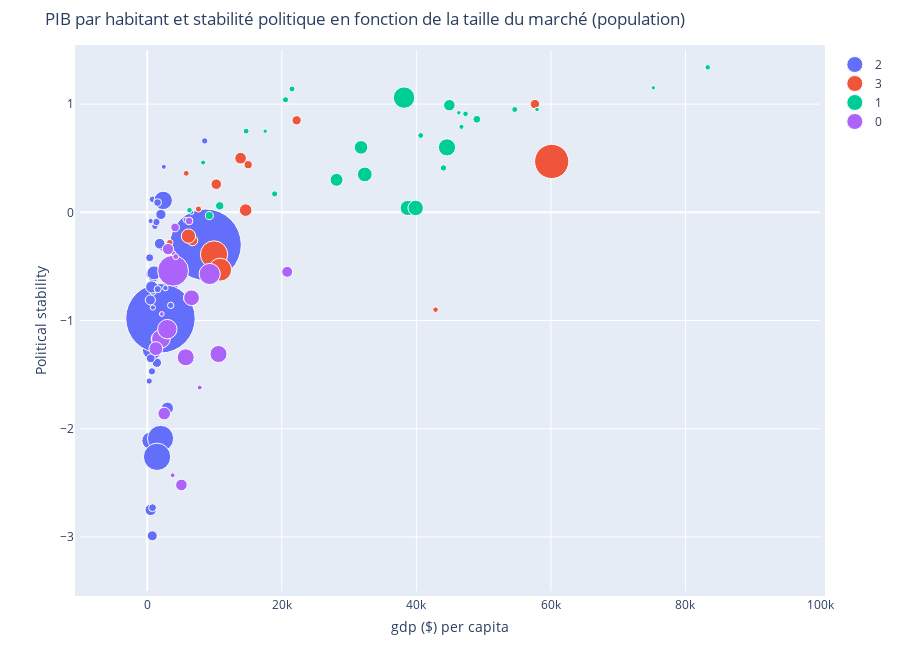

The notebook cell this image was saved under:
### Markdown cell above
Compte tenu des coûts de fabrication de nos produits élevés en France, le PIB par habitant est un bon indicateur de base pour prioriser le choix des autres indicateurs. La taille du marché est également conservé comme indicateur de base dans les visualisations suivantes (réprésenté par la taille du point).

### Code cell
figure = bubbleplot(
    dataset=df_indic,
    x_column="gdp ($) per capita",
    y_column="Political stability",
    x_title="gdp ($) per capita",
    y_title="Political stability",
    title="PIB par habitant et stabilité politique en fonction de la taille du marché (population)",
    bubble_column="Area",
    size_column="Population (1000)",
    color_column="Cluster_Id",
    marker_opacity=1,
    colorscale="Portland",
    scale_bubble=0.8,
    height=650,
    show_colorbar=True,
    x_range=(-10000, 100000),
    y_range=(-3.5, 1.5)
)

iplot(figure, config={"scrollzoom": True})

### Figure 1 — Plotly figure (JSON) as saved in the notebook; plotly's stock layout.template omitted (floating-point values rounded to 4 significant figures)
{"data": [{"marker": {"opacity": 1, "size": [36300.0, 41390.0, 29820.0, 9845.0, 159700.0, 11180.0, 19190.0, 10830.0, 16010.0, 24570.0, 15020.0, 1421000.0, 5111.0, 11340.0, 24440.0, 81400.0, 106400.0, 29120.0, 12070.0, 10980.0, 1339000.0, 50220.0, 6190.0, 6953.0, 25570.0, 17670.0, 18510.0, 28650.0, 27630.0, 21600.0, 190900.0, 207900.0, 8438.0, 6867.0, 11980.0, 15420.0, 7488.0, 40810.0, 17100.0, 8880.0, 7698.0, 11430.0, 5758.0, 41170.0, 54660.0, 31960.0, 94600.0, 27830.0, 16850.0, 14240.0], "sizemode": "area", "sizeref": 555.1}, "mode": "markers", "name": "2", "text": ["Afghanistan", "Algeria", "Angola", "Azerbaijan", "Bangladesh", "Benin", "Burkina Faso", "Burundi", "Cambodia", "Cameroon", "Chad", "China", "Congo", "Cuba", "Côte d'Ivoire", "Democratic Republic of the Congo", "Ethiopia", "Ghana", "Guinea", "Haiti", "India", "Kenya", "Kyrgyzstan", "Lao People's Democratic Republic", "Madagascar", "Malawi", "Mali", "Mozambique", "Nepal", "Niger", "Nigeria", "Pakistan", "Papua New Guinea", "Paraguay", "Rwanda", "Senegal", "Sierra Leone", "Sudan", "Syrian Arab Republic", "Tajikistan", "Togo", "Tunisia", "Turkmenistan", "Uganda", "United Republic of Tanzania", "Uzbekistan", "Viet Nam", "Yemen", "Zambia", "Zimbabwe"], "type": "scatter", "x": [513.1, 4110.0, 4096.0, 4151.0, 1538.0, 1137.0, 735.0, 297.1, 1385.0, 1425.0, 692.2, 8663.0, 2155.0, 8541.0, 2111.0, 462.4, 721.8, 2026.0, 855.6, 775.9, 1961.0, 1572.0, 1244.0, 2455.0, 515.3, 359.2, 830.0, 461.4, 926.1, 517.1, 1969.0, 1456.0, 2695.0, 5681.0, 772.3, 1362.0, 499.4, 2991.0, 780.4, 848.7, 830.7, 3481.0, 6585.0, 658.7, 1001.0, 1851.0, 2366.0, 745.1, 1535.0, 1548.0], "y": [-2.75, -0.83, -0.32, -0.7, -0.99, -0.13, -1.05, -1.56, 0.11, -1.39, -1.47, -0.3, -0.34, 0.66, -0.89, -2.11, -1.27, -0.02, -0.87, -0.63, -0.98, -1.17, -0.58, 0.42, -0.57, -0.42, -2.08, -0.81, -0.6, -1.35, -2.09, -2.26, -0.7, -0.07, 0.12, -0.09, -0.08, -1.81, -2.73, -0.74, -0.88, -0.86, 0, -0.69, -0.56, -0.29, 0.11, -2.99, 0.09, -0.71]}, {"marker": {"opacity": 1, "size": [43940.0, 24580.0, 9450.0, 11190.0, 207800.0, 18470.0, 10510.0, 8244.0, 31100.0, 31440.0, 37950.0, 145500.0, 57010.0, 23670.0, 325100.0], "sizemode": "area", "sizeref": 555.1}, "mode": "markers", "name": "3", "text": ["Argentina", "Australia", "Belarus", "Bolivia (Plurinational State of)", "Brazil", "Chile", "Dominican Republic", "Israel", "Malaysia", "Peru", "Poland", "Russian Federation", "South Africa", "Taiwan", "United States of America"], "type": "scatter", "x": [14630.0, 57630.0, 5791.0, 3351.0, 9925.0, 15000.0, 7609.0, 42850.0, 10260.0, 6711.0, 13870.0, 10840.0, 6122.0, 22202, 60120.0], "y": [0.02, 1, 0.36, -0.28, -0.39, 0.44, 0.03, -0.9, 0.26, -0.26, 0.5, -0.53, -0.22, 0.85, 0.47]}, {"marker": {"opacity": 1, "size": [8820.0, 11420.0, 7102.0, 36730.0, 10640.0, 5732.0, 5511.0, 64840.0, 82660.0, 10570.0, 7306.0, 9730.0, 60670.0, 127500.0, 18080.0, 17020.0, 5296.0, 10290.0, 51100.0, 19650.0, 8830.0, 5448.0, 46650.0, 9905.0, 8456.0, 9487.0, 66730.0], "sizemode": "area", "sizeref": 555.1}, "mode": "markers", "name": "1", "text": ["Austria", "Belgium", "Bulgaria", "Canada", "Czechia", "Denmark", "Finland", "France", "Germany", "Greece", "Hong Kong", "Hungary", "Italy", "Japan", "Kazakhstan", "Netherlands", "Norway", "Portugal", "Republic of Korea", "Romania", "Serbia", "Slovakia", "Spain", "Sweden", "Switzerland", "United Arab Emirates", "United Kingdom of Great Britain and Northern Ireland"], "type": "scatter", "x": [47310.0, 44020.0, 8300.0, 44910.0, 20550.0, 57940.0, 46310.0, 38720.0, 44550.0, 18930.0, 46710.0, 14690.0, 32330.0, 38170.0, 9226.0, 48990.0, 75220.0, 21520.0, 31780.0, 10770.0, 6275.0, 17530.0, 28140.0, 54620.0, 83310.0, 40640.0, 39900.0], "y": [0.91, 0.41, 0.46, 0.99, 1.04, 0.95, 0.92, 0.04, 0.6, 0.17, 0.79, 0.75, 0.35, 1.06, -0.03, 0.86, 1.15, 1.14, 0.6, 0.06, 0.02, 0.75, 0.3, 0.95, 1.34, 0.71, 0.04]}, {"marker": {"opacity": 1, "size": [48910.0, 16790.0, 96440.0, 6388.0, 16910.0, 9429.0, 264700.0, 80670.0, 37550.0, 9786.0, 6819.0, 6581.0, 124800.0, 35580.0, 53380.0, 6385.0, 105200.0, 33100.0, 21130.0, 69210.0, 81120.0, 44490.0], "sizemode": "area", "sizeref": 555.1}, "mode": "markers", "name": "0", "text": ["Colombia", "Ecuador", "Egypt", "El Salvador", "Guatemala", "Honduras", "Indonesia", "Iran (Islamic Republic of)", "Iraq", "Jordan", "Lebanon", "Libya", "Mexico", "Morocco", "Myanmar", "Nicaragua", "Philippines", "Saudi Arabia", "Sri Lanka", "Thailand", "Turkey", "Ukraine"], "type": "scatter", "x": [6377.0, 6214.0, 2023.0, 3910.0, 4234.0, 2454.0, 3838.0, 5714.0, 5077.0, 4231.0, 7793.0, 3769.0, 9278.0, 3083.0, 1275.0, 2159.0, 2982.0, 20800.0, 4138.0, 6578.0, 10590.0, 2522.0], "y": [-0.79, -0.08, -1.17, -0.38, -0.53, -0.52, -0.54, -1.34, -2.52, -0.41, -1.62, -2.43, -0.57, -0.34, -1.26, -0.94, -1.08, -0.55, -0.14, -0.79, -1.31, -1.86]}], "layout": {"height": 650, "hovermode": "closest", "margin": {"b": 50, "pad": 5, "t": 50}, "showlegend": true, "title": {"text": "PIB par habitant et stabilité politique en fonction de la taille du marché (population)"}, "xaxis": {"autorange": false, "range": [-10000, 100000], "title": {"text": "gdp ($) per capita"}, "type": "linear"}, "yaxis": {"autorange": false, "range": [-3.5, 1.5], "title": {"text": "Political stability"}, "type": "linear"}}}
